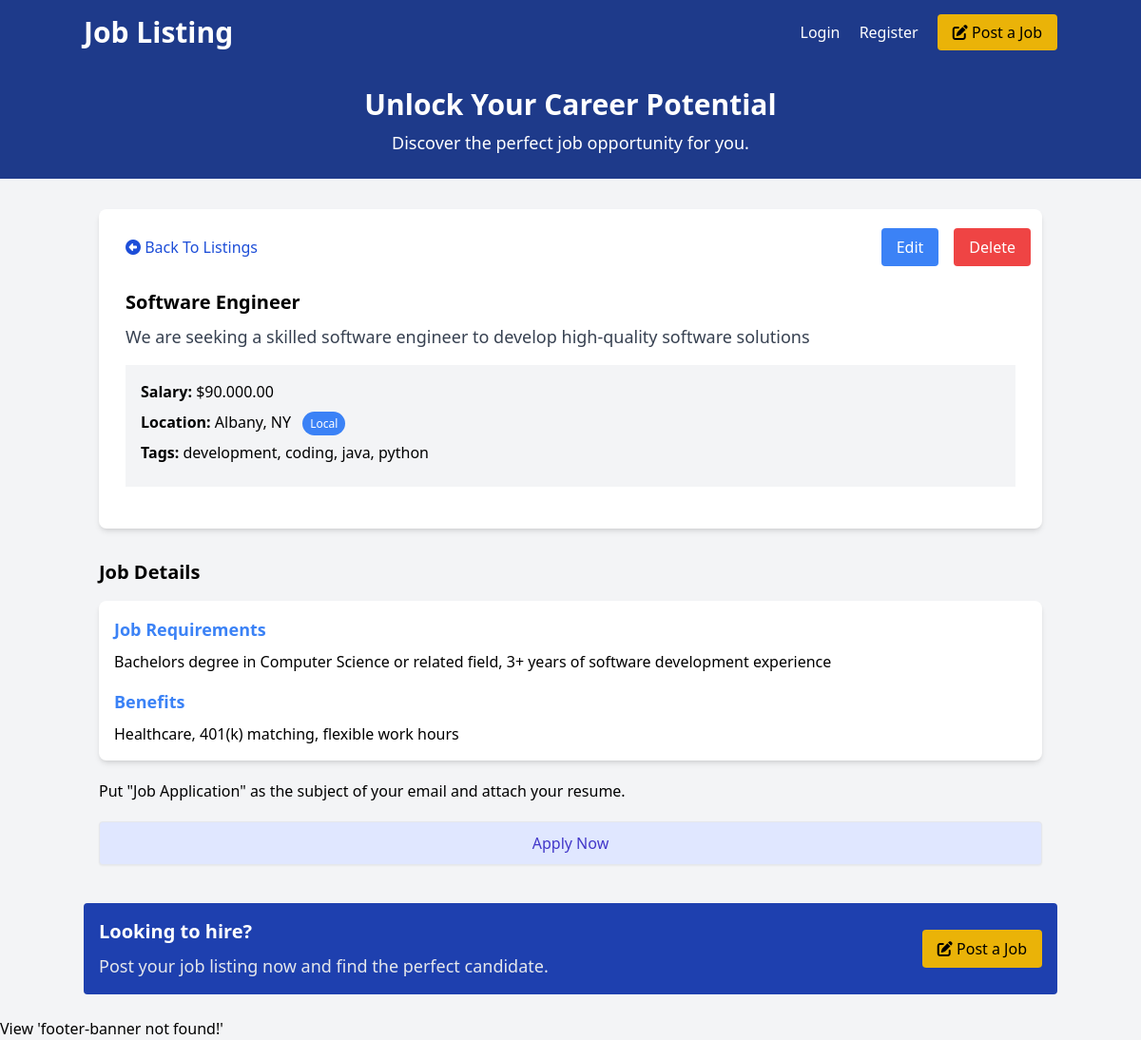
/listing?id=1, run on the app's committed database.
### tables this page shows
CREATE TABLE IF NOT EXISTS `listings` (
  `id` int NOT NULL AUTO_INCREMENT,
  `user_id` int NOT NULL,
  `title` varchar(255) NOT NULL,
  `description` longtext,
  `salary` varchar(45) DEFAULT NULL,
  `tags` varchar(255) DEFAULT NULL,
  `company` varchar(45) DEFAULT NULL,
  `address` varchar(255) DEFAULT NULL,
  `city` varchar(45) DEFAULT NULL,
  `state` varchar(45) DEFAULT NULL,
  `phone` varchar(45) DEFAULT NULL,
  `email` varchar(45) DEFAULT NULL,
  `requirements` longtext,
  `benefits` longtext,
  `created_at` timestamp NULL DEFAULT CURRENT_TIMESTAMP,
  PRIMARY KEY (`id`),
  KEY `fk_listings_users_idx` (`user_id`),
  CONSTRAINT `fk_listings_users` FOREIGN KEY (`user_id`) REFERENCES `users` (`id`) ON DELETE CASCADE ON UPDATE CASCADE
);

### App/controllers/ListingController.php (called while the page is built, shortened)
<?php
class ListingController
{
    protected $db;
    public function __construct()
    {
        $config = require basePath("config/db.php");
        $this->db = new Database($config);
    }
    public function show()
    {
        $id = $_GET['id'] ?? '';
        $params = [
            'id' => $id
        ];
        $listing = $this->db->query('SELECT * FROM listings Where id = :id', $params)->fetch();
        loadView('listings/show', [
            'listing' => $listing
        ]);
    }
}

### public/index.php (called while the page is built, shortened)
<?php
require '../helpers.php';
$router = new Router();
$uri = parse_url($_SERVER['REQUEST_URI'], PHP_URL_PATH);
$method = $_SERVER['REQUEST_METHOD'];
$router->route($uri, $method);

### Framework/Database.php (called while the page is built, shortened)
<?php
class Database
{
    public $conn;
    public function __construct($config)
    {
        $dsn = "mysql:host={$config['host']};port={$config['port']};dbname={$config['dbname']}";
        $options = [
            PDO::ATTR_ERRMODE => PDO::ERRMODE_EXCEPTION,
            PDO::ATTR_DEFAULT_FETCH_MODE => PDO::FETCH_OBJ
        ];
        try {
            $this->conn = new PDO($dsn, $config['username'], $config['password'], $options);
        } catch (PDOException $e) {
            throw new Exception("Database connection failed: {$e->getMessage()}");
        }
    }
    public function query($query, $params = [])
    {
        try {
            $sth = $this->conn->prepare($query);
            foreach ($params as $param => $value) {
                $sth->bindValue(':' . $param, $value);
            }
            $sth->execute();
            return $sth;
        } catch (PDOException $e) {
            throw new Exception("Query failed to execute: {$e->getMessage()}");
        }
    }
}

### App/views/listings/show.view.php (the view, shortened to what this page needs)
<?php loadPartial("navbar") ?>
<?php loadPartial("top-banner") ?>
<section class="container mx-auto p-4 mt-4">
    <div class="rounded-lg shadow-md bg-white p-3">
        <div class="flex justify-between items-center">
            <a class="block p-4 text-blue-700" href="/listings">
                <i class="fa fa-arrow-alt-circle-left"></i>
                Back To Listings
            </a>
            <div class="flex space-x-4 ml-4">
                <a
                    href="/edit"
                    class="px-4 py-2 bg-blue-500 hover:bg-blue-600 text-white rounded">Edit</a>
                <form method="POST">
                    <button
                        type="submit"
                        class="px-4 py-2 bg-red-500 hover:bg-red-600 text-white rounded">
                        Delete
                    </button>
                </form>
            </div>
        </div>
        <div class="p-4">
            <h2 class="text-xl font-semibold"><?= $listing->title ?></h2>
            <p class="text-gray-700 text-lg mt-2">
                <?= $listing->description ?>
            </p>
            <ul class="my-4 bg-gray-100 p-4">
                <li class="mb-2"><strong>Salary:</strong> <?= formatSalary($listing->salary) ?></li>
                <li class="mb-2">
                    <strong>Location:</strong> <?= $listing->city ?>, <?= $listing->state ?>
                    <span
                        class="text-xs bg-blue-500 text-white rounded-full px-2 py-1 ml-2">Local</span>
                </li>
                <li class="mb-2">
                    <strong>Tags:</strong> <?= $listing->tags ?>
                </li>
            </ul>
        </div>
    </div>
</section>
<section class="container mx-auto p-4">
    <h2 class="text-xl font-semibold mb-4">Job Details</h2>
    <div class="rounded-lg shadow-md bg-white p-4">
        <h3 class="text-lg font-semibold mb-2 text-blue-500">
            Job Requirements
        </h3>
        <p>
            <?= $listing->requirements ?>
        </p>
        <h3 class="text-lg font-semibold mt-4 mb-2 text-blue-500">Benefits</h3>
        <p><?= $listing->benefits ?></p>
    </div>
    <p class="my-5">
        Put "Job Application" as the subject of your email and attach your
        resume.
    </p>
    <a
        href="mailto:<?= $listing->email ?>"
        class="block w-full text-center px-5 py-2.5 shadow-sm rounded border text-base font-medium cursor-pointer text-indigo-700 bg-indigo-100 hover:bg-indigo-200">
        Apply Now
    </a>
</section>
<?php loadPartial("bottom-banner") ?>
<?php loadPartial("footer-banner") ?>

### Framework/Router.php (shortened to what this page needs)
<?php
class Router
{
    protected $routes = array();
    public function registerRoute($method, $uri, $action)
    {
        list($controller, $controllerMethod) = explode("@", $action);
        $this->routes[] = [
            'method' => $method,
            'uri' => $uri,
            'controller' => $controller,
            'controllerMethod' => $controllerMethod
        ];
    }
    public function route($uri, $method)
    {
        foreach ($this->routes as $route) {
            if ($route['uri'] === $uri && $route['method'] === $method) {
                $controllerMethod = $route['controllerMethod'];
                $controllerInstance = new $controller();
                $controllerInstance->$controllerMethod();
                return;
            }
        }
    }
}

### helpers.php (shortened to what this page needs)
<?php
function basePath($path = '')
{
    return __DIR__ . '/' . $path;
}
function loadView($name, $data = [])
{
    $viewPath = basePath("App/views/{$name}.view.php");
    if (file_exists($viewPath)) {
        extract($data);
        require $viewPath;
    } else {
        echo "View '{$name} not found!'";
    }
}
function loadPartial($name)
{
    $partialPath = basePath("App/views/partials/{$name}.php");
    if (file_exists($partialPath)) {
        require $partialPath;
    } else {
        echo "View '{$name} not found!'";
    }
}
function formatSalary($salary)
{
    return '$' . number_format(floatval(($salary)), 2, '.', '.');
}

### App/views/partials/navbar.php
<header class="bg-blue-900 text-white p-4">
    <div class="container mx-auto flex justify-between items-center">
        <h1 class="text-3xl font-semibold">
            <a href="/">Job Listing</a>
        </h1>
        <nav class="space-x-4">
            <a href="login.html" class="text-white hover:underline">Login</a>
            <a href="register.html" class="text-white hover:underline">Register</a>
            <a
                href="/listings/create"
                class="bg-yellow-500 hover:bg-yellow-600 text-black px-4 py-2 rounded hover:shadow-md transition duration-300"><i class="fa fa-edit"></i> Post a Job</a>
        </nav>
    </div>
</header>

### App/views/partials/top-banner.php
<section class="bg-blue-900 text-white py-6 text-center">
    <div class="container mx-auto">
        <h2 class="text-3xl font-semibold">Unlock Your Career Potential</h2>
        <p class="text-lg mt-2">
            Discover the perfect job opportunity for you.
        </p>
    </div>
</section>

### App/views/partials/bottom-banner.php
<section class="container mx-auto my-6">
    <div
        class="bg-blue-800 text-white rounded p-4 flex items-center justify-between">
        <div>
            <h2 class="text-xl font-semibold">Looking to hire?</h2>
            <p class="text-gray-200 text-lg mt-2">
                Post your job listing now and find the perfect candidate.
            </p>
        </div>
        <a
            href="/listings/create"
            class="bg-yellow-500 hover:bg-yellow-600 text-black px-4 py-2 rounded hover:shadow-md transition duration-300">
            <i class="fa fa-edit"></i> Post a Job
        </a>
    </div>
</section>

### data on the page
listings: title "Software Engineer", description "We are seeking a skilled software engineer to develop high-quality software solutions", salary "$90.000.00", city "Albany", state "NY", tags "development, coding, java, python", requirements "Bachelors degree in Computer Science or related field, 3+ years of software development experience", benefits "Healthcare, 401(k) matching, flexible work hours"
